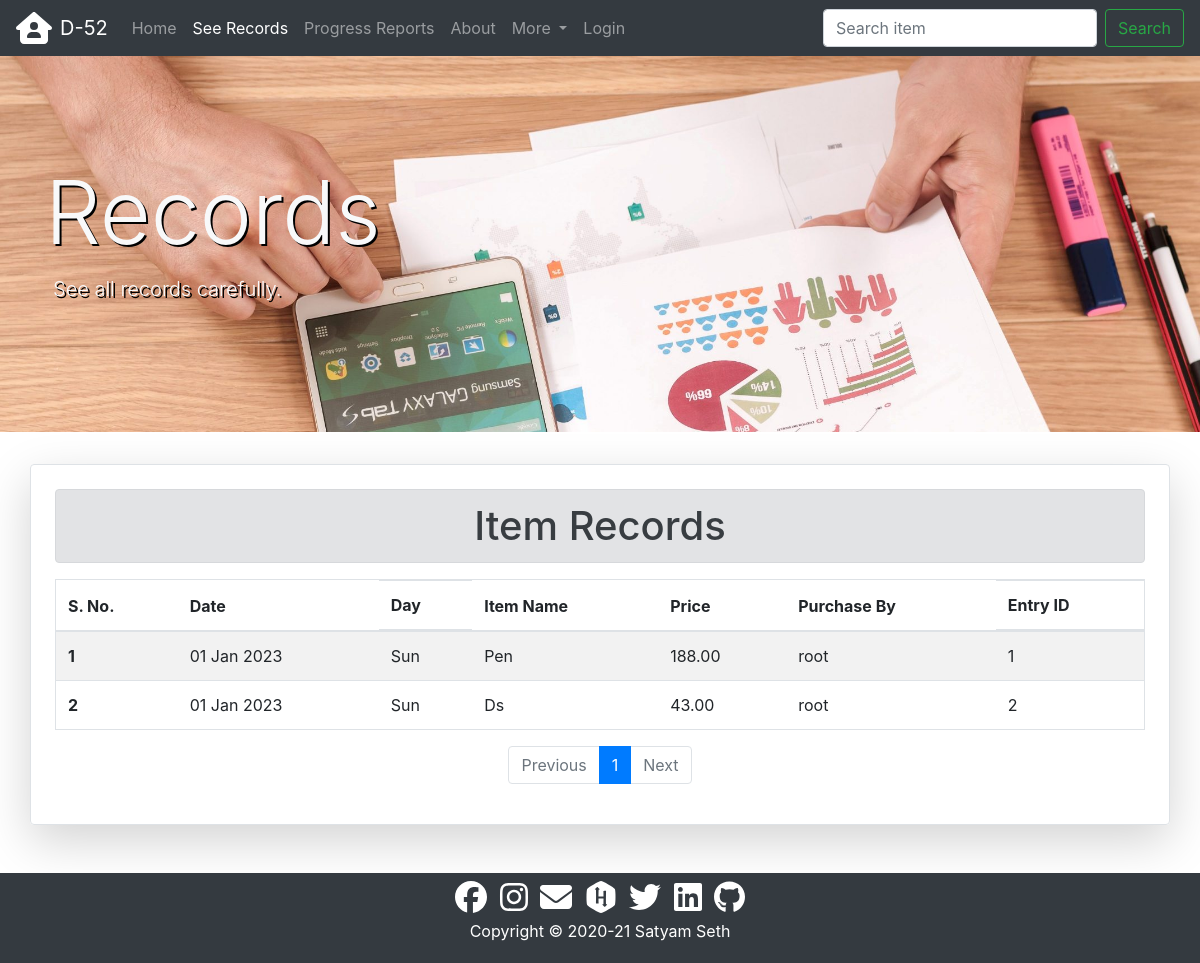
Before: /data/records/ with the older database file.
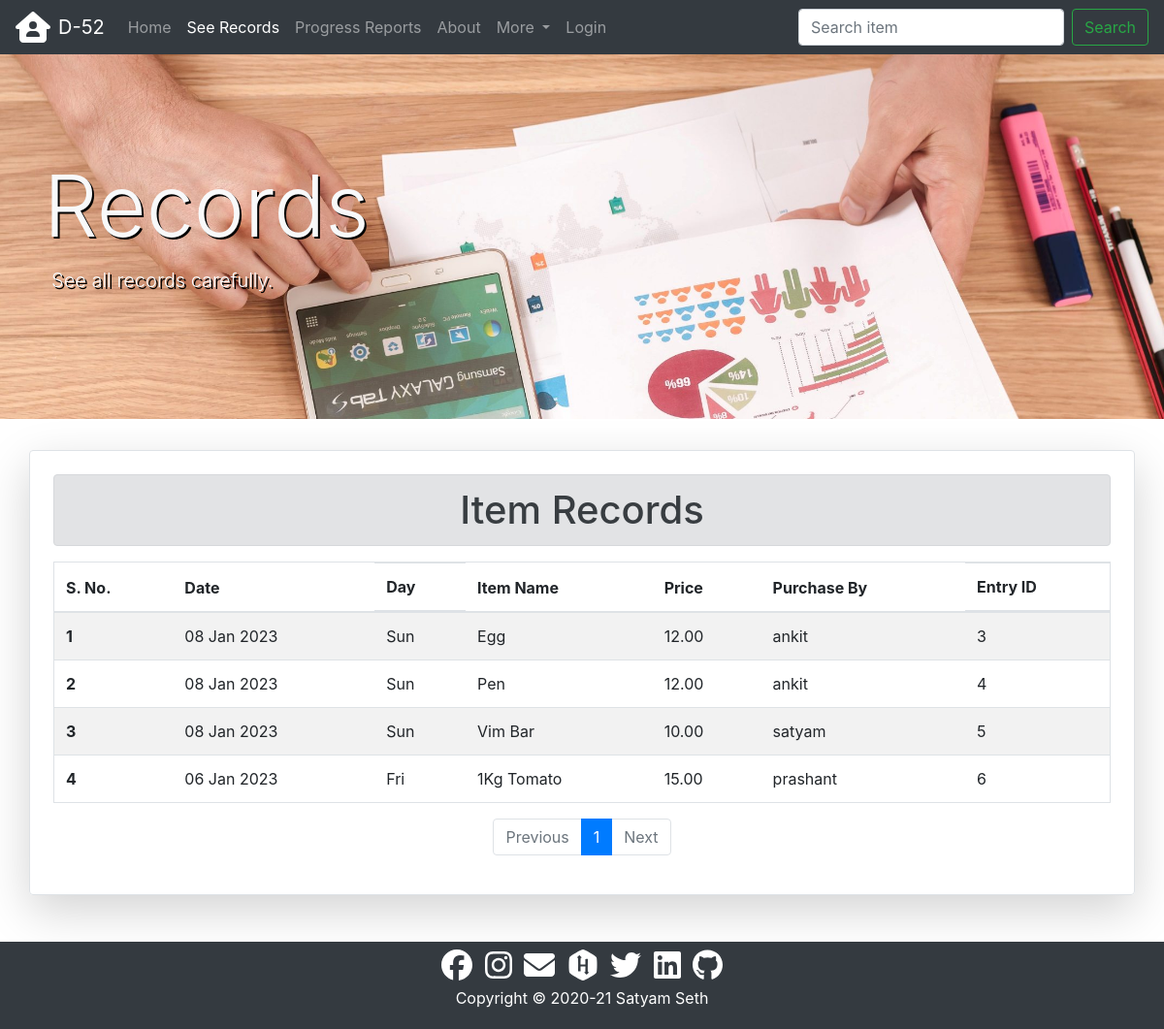
After: the same page with the newer database file.
### data/models.py (models this page shows, shortened)
class Record(models.Model):
    item = models.CharField(max_length=50)
    price = models.DecimalField(
        decimal_places=2, max_digits=7, validators=[MinValueValidator(Decimal("0.01"))]
    )
    purchaser = models.ForeignKey(
        User, on_delete=models.CASCADE, related_name="purchaser"
    )
    adder = models.ForeignKey(
        User, on_delete=models.SET_NULL, related_name="adder", null=True
    )
    purchase_date = models.DateField()
    modified_on = models.DateTimeField(auto_now=True)
    created_on = models.DateTimeField(auto_now_add=True)

### data/views.py (the view)
# urls.py: path("records/", views.RecordListView.as_view(), name="records"),
class RecordListView(ListView):
    model = Record
    paginate_by = 20
    paginate_orphans = 10
    ordering = ["-purchase_date"]
    def get_context_data(self, **kwargs: Any) -> Dict[str, Any]:
        context = super().get_context_data(**kwargs)
        context["records_active"] = "active"
        context["records_disabled"] = "disabled"
        return context

### data/templates/data/record_list.html (shortened to what this page needs)
{% extends 'core/base.html' %}
{% load static %}
{% block css %}
<link rel="stylesheet" href="{% static 'data/css/style.css' %}">
{% endblock %}
{% block content %}
<div class="jumbotron jumbotron-fluid records {{user.username}} mt-5">
  <div class="container py-5 text-light">
    <div>
      <h1 class="display-2">{{user.get_full_name|title}} Records</h1>
    </div>
    <div class="lead">
      <p class="pl-2">See all records carefully.</p>
    </div>
  </div>
</div>
<div class="container shadow-lg p-4 mb-5 rounded border">
  <h1 class="text-center alert alert-secondary">Item Records</h1>
  {% if record_list %}
  <div class="table-responsive">
    <table class="table table-hover table-striped border">
      <thead>
        <tr>
          <th scope="col">S. No.</th>
          <th scope="col">Date</th>
          <th scope="col" class="d-none d-sm-block">Day</th>
          <th scope="col">Item Name</th>
          <th scope="col">Price</th>
          <th scope="col">Purchase By</th>
          <th scope="col" class="d-none d-sm-block">Entry ID</th>
        </tr>
      </thead>
      <tbody>
        {% for record in record_list %}
        <tr>
          <th scope="row">{{forloop.counter0|add:page_obj.start_index }}</th>
          <td>{{record.purchase_date|date:"d M Y"}}</td>
          <td class="d-none d-sm-block">{{record.purchase_date|date:"D"}}</td>
          <td>{{record.item|capfirst}}</td>
          <td>{{record.price}}</td>
          <td>{{record.purchaser}}</td>
          <td class="d-none d-sm-block">{{record.id}}</td>
        </tr>
        {% endfor %}
      </tbody>
    </table>
    <div>
      {% include 'core/pagination.html' %}
    </div>
  </div>
  {% else %}
  <h4 class="text-center alert alert-warning">No Records Found</h4>
  {% endif %}
</div>
{% endblock content %}

Changed rows visible on the page:
removed Record: purchase_date "01 Jan 2023", purchase_date "Sun", item "Pen", price "188.00", purchaser "root", id "1"
removed Record: purchase_date "01 Jan 2023", purchase_date "Sun", item "Ds", price "43.00", purchaser "root", id "2"
added Record: purchase_date "08 Jan 2023", purchase_date "Sun", item "Egg", price "12.00", purchaser "ankit", id "3"
added Record: purchase_date "08 Jan 2023", purchase_date "Sun", item "Pen", price "12.00", purchaser "ankit", id "4"
added Record: purchase_date "08 Jan 2023", purchase_date "Sun", item "Vim Bar", price "10.00", purchaser "satyam", id "5"
added Record: purchase_date "06 Jan 2023", purchase_date "Fri", item "1Kg Tomato", price "15.00", purchaser "prashant", id "6"
